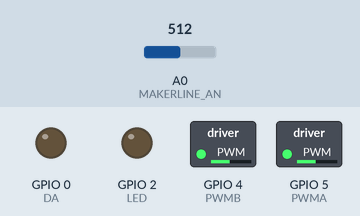
The sketch below on a simulated ESP8266 (NodeMCU). Parts: switched loads named in the sketch (green lamp = pin HIGH), output pins drawn as LEDs (lit = HIGH). The inputs (shaded band) are chosen by the test bench; at power-on: A0 (MAKERLINE_AN) = 512. WiFi joins after 1.5 s; servers stay silent unless stated; storage starts empty; what the sketch prints to the serial monitor is not drawn.

Above: at 4.7 s.
4.8 s: A0 (MAKERLINE_AN) set to 560
At 6.0 s:
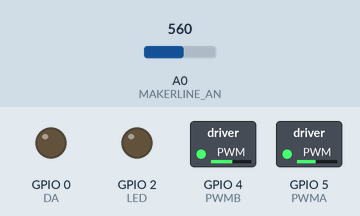
6.3 s: A0 (MAKERLINE_AN) set to 540
At 7.4 s:
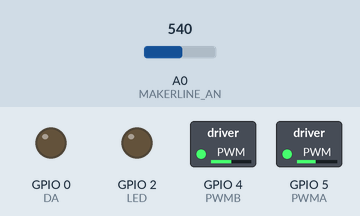
7.8 s: A0 (MAKERLINE_AN) set to 716
At 8.6 s:
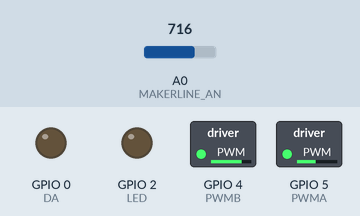
9.3 s: A0 (MAKERLINE_AN) set to 511
At 9.8 s:
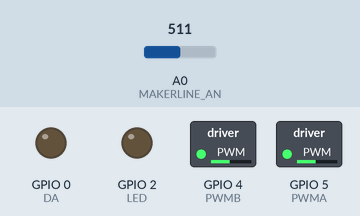
10.8 s: A0 (MAKERLINE_AN) set to 306
At 11.7 s:
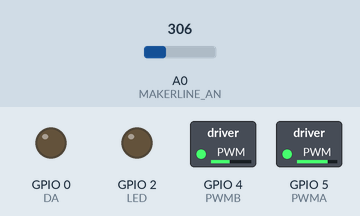
12.3 s: A0 (MAKERLINE_AN) set to 122
At 13.7 s:
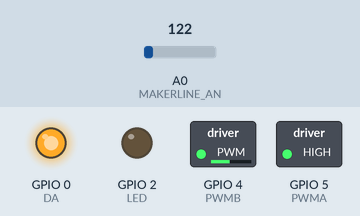
Timing chart, 0 to 14.8 s (numbered marks = the images above; inputs shaded):
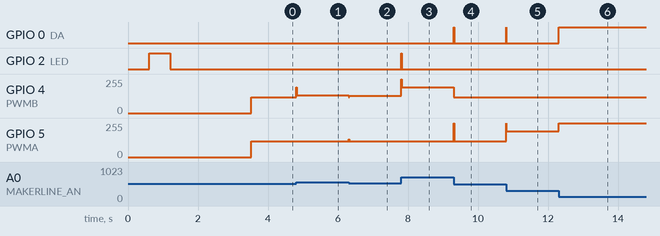

The sketch:

Line_Tracer_Wifi_WM_2_newcodemotordriver.ino
```cpp
#include <FS.h>                   //this needs to be first, or it all crashes and burns...

#include <ESP8266WiFi.h>          //https://github.com/esp8266/Arduino
//needed for library
#include <DNSServer.h>
#include <ESP8266WebServer.h>
#include <WiFiManager.h>          //https://github.com/tzapu/WiFiManager
#include <SimpleTimer.h>
#include <ArduinoJson.h>          //https://github.com/bblanchon/ArduinoJson
#include <ArduinoOTA.h>       // for local OTA updates
//start DRD
#include <DoubleResetDetector.h>
// Number of seconds after reset during which a
// subseqent reset will be considered a double reset.
#define DRD_TIMEOUT 10
// RTC Memory Address for the DoubleResetDetector to use
#define DRD_ADDRESS 0
DoubleResetDetector drd(DRD_TIMEOUT, DRD_ADDRESS);
//end

//define your default values here, if there are different values in config.json, they are overwritten.
char mqtt_server[40] = "";
char mqtt_port[6] = "";
char blynk_token[34] = "";

//flag for saving data
bool shouldSaveConfig = false;
// KENA TUKAR IKUT KERETA SEBELUM UPLOAD
char OTAhost[] = "LFR";              // Optional.

bool isFirstConnect = true;

//for LED status
#include <Ticker.h>
Ticker ticker;

#ifndef LED_BUILTIN
#define LED_BUILTIN 16 // ESP32 DOES NOT DEFINE LED_BUILTIN
#endif
int LED = LED_BUILTIN;

//---------LFR----
#define MAKERLINE_AN  A0

#define MAX_SPEED 550

int PWMA = 5; //motor kiri
int PWMB = 4; //motor kanan
int DA = 0; //motor kiri
int DB = 2; //motor kanan

int motorB ; // motor kanan
int motorA ; // motor kiri


int adcMakerLine = 0;
int adcSetPoint = 0;
float proportional = 0.20;
int lastProportional = 0;
float derivative = 20;
int powerDifference = 0;
int motorLeft = 0;
int motorRight = 0;
unsigned long currentMillis = 0;
unsigned long previousMillis = 0;
const int interval = 10;
//----------------------------------

void tick()
{
  //toggle state
  digitalWrite(LED, !digitalRead(LED));     // set pin to the opposite state
}


//callback notifying us of the need to save config
void saveConfigCallback () {
  Serial.println(F("Should save config"));
  shouldSaveConfig = true;
}

void configModeCallback (WiFiManager *myWiFiManager)
{
  Serial.println(F("Entered config mode"));
  Serial.println(WiFi.softAPIP());
  //entered config mode, make led toggle faster
  ticker.attach(0.2, tick);
  drd.stop();
}


void setup() {
  pinMode(MAKERLINE_AN, INPUT);
  // analogReadResolution(10);

  pinMode(PWMA, OUTPUT);
  pinMode(PWMB, OUTPUT);
  pinMode(DA, OUTPUT);
  pinMode(DB, OUTPUT);

  analogWrite(PWMA, 0);
  digitalWrite(DA, 0);
  analogWrite(PWMB, 0);
  digitalWrite(DB, 0);

  // put your setup code here, to run once:
  Serial.begin(115200);
  Serial.println(F("\n Starting"));

  //set led pin as output
  pinMode(LED, OUTPUT);
  // start ticker with 0.5 because we start in AP mode and try to connect
  ticker.attach(0.6, tick);
  //clean FS, for testing
  //SPIFFS.format();

  //read configuration from FS json
  Serial.println(F("mounting FS..."));

  if (SPIFFS.begin()) {
    Serial.println(F("mounted file system"));
    if (SPIFFS.exists("/config.json")) {
      //file exists, reading and loading
      Serial.println(F("reading config file"));
      File configFile = SPIFFS.open("/config.json", "r");
      if (configFile) {
        Serial.println(F("opened config file"));
        size_t size = configFile.size();
        // Allocate a buffer to store contents of the file.
        std::unique_ptr<char[]> buf(new char[size]);

        configFile.readBytes(buf.get(), size);
        DynamicJsonBuffer jsonBuffer;
        JsonObject& json = jsonBuffer.parseObject(buf.get());
        json.printTo(Serial);
        if (json.success()) {
          Serial.println(F("\nparsed json"));

          strcpy(mqtt_server, json["mqtt_server"]);
          strcpy(mqtt_port, json["mqtt_port"]);
          strcpy(blynk_token, json["blynk_token"]); // remote_token

        } else {
          Serial.println(F("failed to load json config"));
        }
        configFile.close();
      }
    }
  } else {
    Serial.println(F("failed to mount FS"));
  }
  //end read


  // The extra parameters to be configured (can be either global or just in the setup)
  // After connecting, parameter.getValue() will get you the configured value
  // id/name placeholder/prompt default length
  WiFiManagerParameter custom_mqtt_server("server", "mqtt server", mqtt_server, 40);
  WiFiManagerParameter custom_mqtt_port("port", "mqtt port", mqtt_port, 6);
  WiFiManagerParameter custom_blynk_token("blynk", "blynk token", blynk_token, 32);

  //WiFiManager
  //Local intialization. Once its business is done, there is no need to keep it around
  WiFiManager wifiManager;
  wifiManager.setAPCallback(configModeCallback);
  //set config save notify callback
  wifiManager.setSaveConfigCallback(saveConfigCallback);

  //set static ip
  //  wifiManager.setSTAStaticIPConfig(IPAddress(10, 0, 1, 99), IPAddress(10, 0, 1, 1), IPAddress(255, 255, 255, 0));

  //add all your parameters here
  wifiManager.addParameter(&custom_mqtt_server);
  wifiManager.addParameter(&custom_mqtt_port);
  wifiManager.addParameter(&custom_blynk_token);

  //reset settings - for testing
  //wifiManager.resetSettings();

  //set minimu quality of signal so it ignores AP's under that quality
  //defaults to 8%
  //wifiManager.setMinimumSignalQuality();

  //sets timeout until configuration portal gets turned off
  //useful to make it all retry or go to sleep
  //in seconds
  wifiManager.setTimeout(180);

  //fetches ssid and pass and tries to connect
  //if it does not connect it starts an access point with the specified name
  //here  "AutoConnectAP"
  //and goes into a blocking loop awaiting configuration
  if (drd.detectDoubleReset()) {
    Serial.println(F("Double Reset Detected"));
    // wifiManager.startConfigPortal(OTAhost);
    wifiManager.resetSettings();
    ESP.reset();
    /*  wifiManager.setConfigPortalTimeout(180);
      if (!wifiManager.startConfigPortal(OTAhost)) {
        Serial.println("failed to connect and hit timeout");
        delay(3000);
        //reset and try again, or maybe put it to deep sleep
        //ESP.restart();
        ESP.reset();
        delay(5000);
      }*/
  } else

    if (!wifiManager.autoConnect(OTAhost)) {
      Serial.println(F("failed to connect and hit timeout"));
      delay(3000);
      //reset and try again, or maybe put it to deep sleep
      ESP.reset();
      // ESP.restart();
      delay(5000);
    }

  //if you get here you have connected to the WiFi
  Serial.println(F("connected...yeey :)"));
  ticker.detach();
  //keep LED on
  digitalWrite(LED, LOW);
  drd.stop();
  //read updated parameters
  strcpy(mqtt_server, custom_mqtt_server.getValue());
  strcpy(mqtt_port, custom_mqtt_port.getValue());
  strcpy(blynk_token, custom_blynk_token.getValue());

  //save the custom parameters to FS
  if (shouldSaveConfig) {
    Serial.println(F("saving config"));
    DynamicJsonBuffer jsonBuffer;
    JsonObject& json = jsonBuffer.createObject();
    json["mqtt_server"] = mqtt_server;
    json["mqtt_port"] = mqtt_port;
    json["blynk_token"] = blynk_token;

    File configFile = SPIFFS.open("/config.json", "w");
    if (!configFile) {
      Serial.println(F("failed to open config file for writing"));
    }

    json.printTo(Serial);
    json.printTo(configFile);
    configFile.close();
    //end save
  }

  //Serial.println("local ip");
  //Serial.println(WiFi.localIP());

  ArduinoOTA.setHostname(OTAhost);              // for local OTA updates
  ArduinoOTA.begin();

  // Place robot at the center of line
  adcSetPoint = analogRead(MAKERLINE_AN);
  delay(2000);
}


void loop() {

  ArduinoOTA.handle();       // for local OTA updates

  //--------LFR--------------
  currentMillis = millis();
  if (currentMillis - previousMillis > interval) {
    previousMillis = currentMillis;

    adcMakerLine = analogRead(MAKERLINE_AN);

    if (adcMakerLine < 51) { // Out of line
      robotMove(0, 0);
    }
    else if (adcMakerLine > 972) { // Detects cross line
      robotMove(MAX_SPEED - 25, MAX_SPEED - 25);
    }
    else {
      proportional = adcMakerLine - adcSetPoint;
      derivative = proportional - lastProportional;
      lastProportional = proportional;

      powerDifference = (proportional * 1.5) + (derivative * 5);

      if (powerDifference > MAX_SPEED) {
        powerDifference = MAX_SPEED;
      }
      if (powerDifference < -MAX_SPEED) {
        powerDifference = -MAX_SPEED;
      }

      if (powerDifference < 0) {
        motorLeft = MAX_SPEED + powerDifference;
        motorRight = MAX_SPEED;
      }
      else {
        motorLeft = MAX_SPEED;
        motorRight = MAX_SPEED - powerDifference;
      }

      robotMove(motorLeft, motorRight);
      /*
            Serial.print("ADC:\t");
            Serial.print(adcMakerLine);
            Serial.print("\tMotor Left:\t");
            Serial.print(motorLeft);
            Serial.print("\tMotor Right:\t");
            Serial.println(motorRight);
            Serial.print("\tPD:\t");
            Serial.println(powerDifference);
                  Serial.print("\tST:\t");
            Serial.println(adcSetPoint);
      */
    }
  }

  //----------------------------
}

void robotMove(int speedLeft, int speedRight)
{
  speedLeft = constrain(speedLeft, -1023, 1023);
  speedRight = constrain(speedRight, -1023, 1023);

  if (speedLeft > 0) {
    int speedL = map(speedLeft, 0, 1023, 1023, 0);
    digitalWrite(DA, LOW); //FORWARD
    analogWrite(PWMA, abs(speedL));
  }
  else {
    int speedL = map(speedLeft, -1023, 0, 0, 1023);
    digitalWrite(DA, HIGH); //REVERSE
    analogWrite(PWMA, abs(speedL));
  }

  if (speedRight > 0) {
    int speedR = map(speedRight, 0, 1023, 1023, 0);
    digitalWrite(DB, LOW); //FORWARD
    analogWrite(PWMB, abs(speedR));
  }
  else {
    int speedR = map(speedRight, -1023, 0, 0, 1023);
    digitalWrite(DB, HIGH); // REVERSE
    analogWrite(PWMB, abs(speedR));
  }
  // analogWrite(PWMA, abs(speedLeft));
  //analogWrite(PWMB, abs(speedRight));
}
```

Measured:
- after the input at 4.8 s, GPIO 4 (PWMB): 117/255 → 135/255 at once
- after the input at 6.3 s, GPIO 4 (PWMB): 135/255 → 128/255 at once; GPIO 5 (PWMA): 117/255 → 132/255 at once, → 117/255 0.01 s later
- after the input at 7.8 s, GPIO 2 (LED): LOW → HIGH at once, → LOW 0.01 s later; GPIO 4 (PWMB): 128/255 → 194/255 at once
- after the input at 9.3 s, GPIO 0 (DA): LOW → HIGH at once, → LOW 0.01 s later; GPIO 4 (PWMB): 194/255 → 117/255 at once; GPIO 5 (PWMA): 117/255 → 118/255 at once
- after the input at 10.8 s, GPIO 0 (DA): LOW → HIGH at once, → LOW 0.01 s later; GPIO 5 (PWMA): 118/255 → 194/255 at once
- after the input at 12.3 s, GPIO 0 (DA): LOW → HIGH at once; GPIO 5 (PWMA): 194/255 → 255/255 at once
